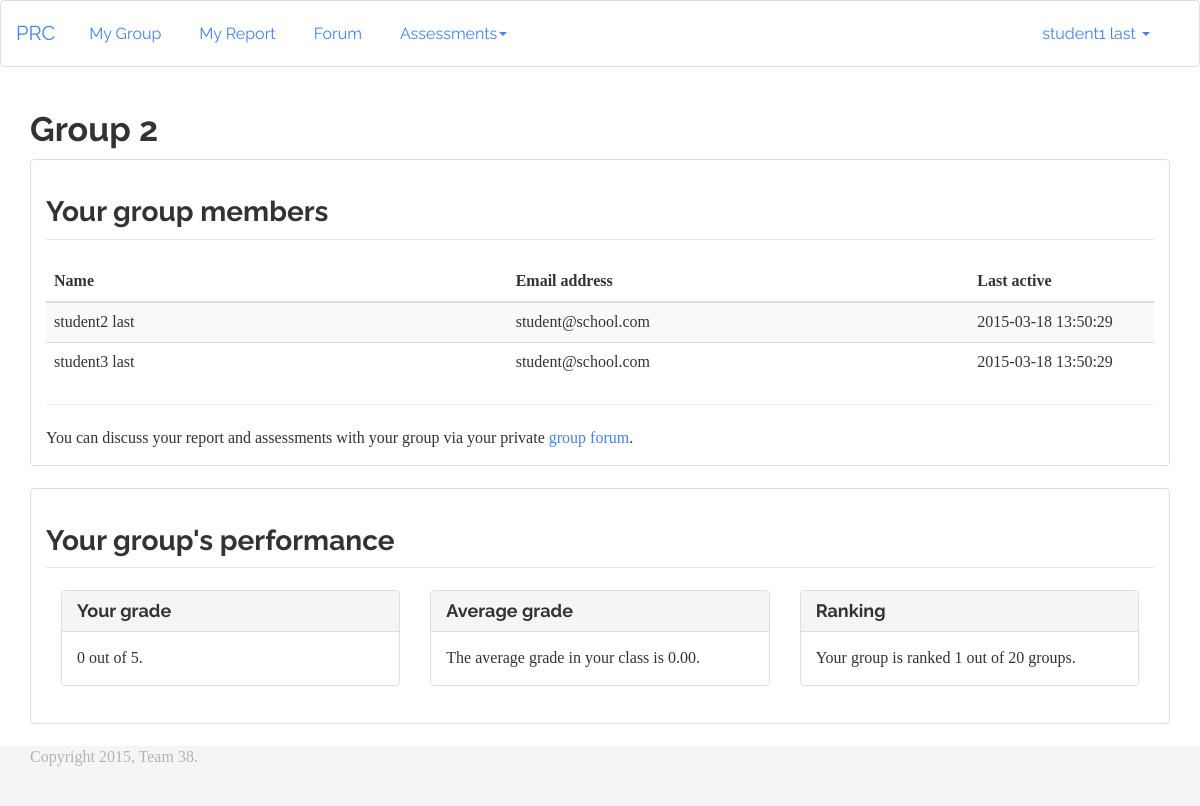
The page /peer_review_centre/views/prc_student/groups/view.php (signed in) on the database its author committed.
### tables this page shows
CREATE TABLE `students` (
`studentID` int(11) NOT NULL PRIMARY KEY AUTO_INCREMENT,
  `studentNumber` int(11) NOT NULL COMMENT 'SN on card',
  `firstName` text NOT NULL,
  `lastName` text NOT NULL,
  `email` text NOT NULL COMMENT 'is username',
  `password` varchar(255) NOT NULL,
  `lastActive` datetime NOT NULL,
  `groupID` int(11) NOT NULL
);

CREATE TABLE `groups` (
`groupID` int(11) NOT NULL PRIMARY KEY AUTO_INCREMENT,
  `averageGrade` double NOT NULL COMMENT 'from 1-5',
  `ranking` int(11) NOT NULL
);

### peer_review_centre/includes/session.php (called while the page is built, shortened)
<?php
class Session {
  private $loggedIn = false;
  public function isLoggedIn() {
    return $this->loggedIn;
  }
  private function checkLogin() {
    if(isset($_SESSION['userID'])) {
      $this->userID = $_SESSION['userID'];
      $this->loggedIn = true;
    } else {
      unset($this->userID);
      $this->loggedIn = false;
    }
  }
}
$session = new Session;
?>

### peer_review_centre/includes/database.php (called while the page is built, shortened)
<?php
class MySQLDatabase {
	private $connection;
	public function openConnection() {
		$this->connection = new mysqli(DB_SERVER, DB_USER, DB_PASS, DB_NAME);
	}
	public function query($sql) {
		$result = $this->connection->query($sql);
		return $result;
	}
	public function fetchArray($result_set) {
		return mysqli_fetch_array($result_set);
	}
}
$database = new MySQLDatabase();
?>

### peer_review_centre/models/database_object.php (called while the page is built, shortened)
<?php
require_once(SITE_ROOT.DS."includes/database.php");
abstract class DatabaseObject {
	private static function instantiate($record) {
   	$object = new static;
		foreach($record as $attribute=>$value) {
		  if ($object->hasAttribute($attribute)) {
		    $object->$attribute = $value;
		  }
		}
		return $object;
	}
	public static function findAll() {
		return static::findBySQL("SELECT * FROM ".static::$tableName."");
	}
	public static function findByID($id=0) {
		$resultArray = static::findBySQL("SELECT * FROM ".static::$tableName." WHERE ".static::$dbFields[0]."={$id} LIMIT 1");
		return !empty($resultArray) ? array_shift($resultArray) : false;
	}
	public static function findBySQL($sql="") {
		global $database;
		$resultSet = $database->query($sql);
  	$objectArray = array();
  	while ($row = $database->fetchArray($resultSet)) {
    	$objectArray[] = static::instantiate($row);
  	}
  	return $objectArray;
	}
	protected function hasAttribute($attribute) {
		$objectVars = $this->attributes();
		return array_key_exists($attribute, $objectVars);
	}
	protected function attributes() {
		$attributes = array();
		foreach (static::$dbFields as $field) {
			if(property_exists($this, $field)) {
				$attributes[$field] = $this->$field;
			}
		}
		return $attributes;
	}
}
?>

### peer_review_centre/controllers/prc_student/groups.php (called while the page is built, shortened)
<?php
  require_once(SITE_ROOT.DS."includes/initialise_student.php");
  global $session;
  $studentID = $session->userID;
  $student = Student::findByID($studentID);
  $members = $student->findTeamMates();
  $totalAverage = Group::groupsAverageGrade();
  $group = Group::findByID($student->groupID);
  $groupRank = $group->ranking;
  $noGroups = Group::noGroups();
?>

### peer_review_centre/models/student.php (called while the page is built, shortened)
<?php
require_once(SITE_ROOT.DS."includes/database.php");
require_once("database_object.php");
class Student extends DatabaseObject {
	protected static $tableName='students';
	public $studentID = "NULL";
	public $firstName;
	public $lastName;
	public $groupID;
  public function fullName() {
    return $this->firstName." ".$this->lastName;
  }
  public function findTeamMates() {
    $sql = "SELECT * FROM " .self::$tableName;
    $sql .= " WHERE groupID=".$this->groupID;
    $sql .= " AND studentID!=".$this->studentID;
    return self::findBySQL($sql);
  }
}
?>

### peer_review_centre/models/group.php (called while the page is built, shortened)
<?php
require_once(SITE_ROOT.DS."includes/database.php");
require_once("database_object.php");
class Group extends DatabaseObject {
	public static function noGroups() {
		$allGroups = static::findAll();
		return sizeof($allGroups);
	}
	public static function groupsAverageGrade() {
		$allGroups = static::findAll();
		$noGroups = sizeof($allGroups);
		if ($noGroups == 0) {
			return 0;
		} else {
			$totalAverage = 0;
			foreach ($allGroups as $group) {
				$totalAverage += $group->averageGrade;
			}
			$totalAverage = bcdiv($totalAverage, $noGroups, 2);
			return $totalAverage;
		}
	}
}
?>

### peer_review_centre/views/prc_student/groups/view.php (the view, shortened to what this page needs)
<?php
  require_once('../../../includes/initialise_student.php');
  require_once("../../../controllers/prc_student/groups.php");
  InitialiseStudent::checkLoggedIn();
?>
<h2> <?php echo "Group ".$student->groupID; ?> </h2>
<div id="group-members" class="panel panel-default">
<div class="panel-body">
  <legend>
    <h3>Your group members</h3>
  </legend>
  <table class="table table-striped">
    <thead>
      <tr>
        <th class="col-lg-5">Name</th>
        <th class="col-lg-5">Email address</th>
        <th class="col-lg-2">Last active</th>
      </tr>
    </thead>
    <tbody>
      <?php foreach($members as $member): ?>
      <tr>
        <td><?php echo $member->fullName(); ?></td>
        <td><?php echo $member->email; ?></td>
        <td><?php echo $member->lastActive; ?></td>
      </tr>
      <?php endforeach; ?>
    </tbody>
  </table>
<hr>
<?php if(!empty($members)) {echo "You can discuss your report and assessments with your group via your private <a href='../forums/view.php' > group forum</a>.";} ?>
</div>
</div>
<div id="performance" class="panel panel-default">
<div class="panel-body">
  <legend>
    <h3>Your group's performance </h3>
  </legend>
  <div class="col-lg-4">
    <div class="panel panel-default">
      <div class="panel-heading">
        <h3 class="panel-title">Your grade</h3>
      </div>
      <div class="panel-body">
        <?php echo $group->averageGrade; ?> out of 5.
      </div>
    </div>
  </div>
  <div class="col-lg-4">
    <div class="panel panel-default">
      <div class="panel-heading">
        <h3 class="panel-title">Average grade</h3>
      </div>
      <div class="panel-body">
        The average grade in your class is <?php echo $totalAverage; ?>.
      </div>
    </div>
  </div>
  <div class="col-lg-4">
    <div class="panel panel-default">
      <div class="panel-heading">
        <h3 class="panel-title">Ranking</h3>
      </div>
      <div class="panel-body">
        Your group is ranked <?php echo $groupRank; ?> out of <?php echo $noGroups; ?> groups.
      </div>
    </div>
  </div>
</div>
</div>
<?php include SITE_ROOT.DS.'layouts/footer.php';?>

### peer_review_centre/includes/initialise_student.php (shortened to what this page needs)
<?php
  require_once(SITE_ROOT.DS."includes/session.php");
  require_once(SITE_ROOT.DS."includes/database.php");
  require_once(SITE_ROOT.DS."models/group.php");
  require_once(SITE_ROOT.DS."models/student.php");
  class InitialiseStudent {
    public static function checkLoggedIn() {
      global $session;
      if ($session->isLoggedIn()) {
        $student = Student::findByID($session->userID);
        include SITE_ROOT.DS.'layouts/header.php';
        include SITE_ROOT.DS.'layouts/student_navbar.php';
      }
      else {
        $session->errorMessage("You must login first.");
        redirectTo("views/prc_student/students/login.php");
      }
    }
  }
?>

### peer_review_centre/layouts/header.php (shortened to what this page needs)
<!DOCTYPE html>
<html lang="en">
<head>
    <link rel="stylesheet" type="text/css" href="<?php echo WEB_ROOT; ?>includes/bootstrap/css/bootstrap.css">
    <style type="text/css"></style></head>
<body hola-ext-player="1">

### peer_review_centre/layouts/student_navbar.php (shortened to what this page needs)
<nav class="navbar navbar-default">
  <div class="container-fluid">
    <div class="navbar-header">
      <a class="navbar-brand" href="<?php echo WEB_ROOT; ?>views/prc_student/students/index.php">PRC</a>
    </div>
    <div class="collapse navbar-collapse" id="bs-example-navbar-collapse-1">
      <ul class="nav navbar-nav">
        <li><a href="<?php echo WEB_ROOT; ?>views/prc_student/groups/view.php">My Group </a></li>
        <li><a href="<?php echo WEB_ROOT; ?>views/prc_student/reports/view.php">My Report <span class="sr-only">(current)</span></a></li>
        <li><a href="<?php echo WEB_ROOT; ?>views/prc_student/forums/view.php">Forum</a></li>
        <li class="dropdown">
          <a href="#" class="dropdown-toggle" data-toggle="dropdown" role="button" aria-expanded="false">Assessments<span class="caret"></span></a>
        </li>
      </ul>
      <ul class="nav navbar-nav navbar-right">
        <li class="dropdown">
          <a href="#" class="dropdown-toggle" data-toggle="dropdown" role="button" aria-expanded="false">
          <?php
            $currentStudent = Student::findByID("$session->userID");
            echo $currentStudent->fullName();
          ?>
          <span class="caret"></span></a>
        </li>
      </ul>
    </div>
  </div>
</nav>
<div class="container">

### peer_review_centre/layouts/footer.php (shortened to what this page needs)
</div>
<footer class="footer">
  <div class="container">
    <p class="text-muted">Copyright <?php echo date("Y", time()); ?>, Team 38.</p>
  </div>
</footer>
</body></html>

### rows shown on the page
students: $currentStudent->fullName() "student1 last", groupID "2"
students: $member->fullName() "student2 last", email "student@school.com", lastActive "2015-03-18 13:50:29"
students: $member->fullName() "student3 last", email "student@school.com", lastActive "2015-03-18 13:50:29"
groups: averageGrade "0", ranking "1"

### other values the page prints
$totalAverage "0.00"
$noGroups "20"
